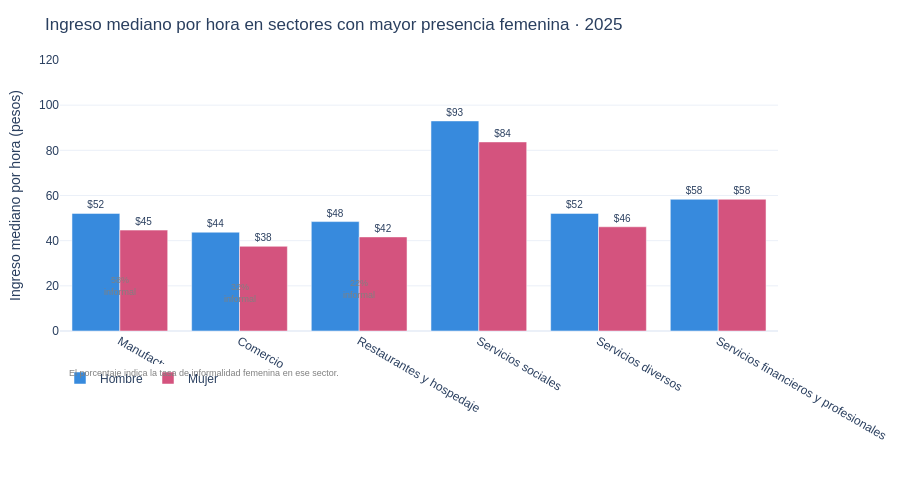

The cell this chart's notebook holds for it:
### Markdown cell above
## G4 — Ingreso por hora con informalidad como contexto

### Code cell
sectores_enfoque = [
    'Manufactura','Comercio','Restaurantes y hospedaje',
    'Servicios sociales','Servicios diversos','Servicios financieros y profesionales',
]

bs_focus = bs[bs['anio'] == anio_max].copy()
bs_focus = bs_focus[bs_focus['sector'].isin(sectores_enfoque)]

bs_long = bs_focus.melt(
    id_vars=['sector','brecha_pct'], value_vars=['Hombre','Mujer'],
    var_name='sexo', value_name='ingreso_hora'
).sort_values(['brecha_pct','sexo'], ascending=[False, True])

fig4 = px.bar(
    bs_long, x='sector', y='ingreso_hora', color='sexo',
    barmode='group', color_discrete_map=COLOR_MAPA, text='ingreso_hora',
    labels={'ingreso_hora':'Ingreso mediano por hora (pesos)','sector':'','sexo':''},
    title=f'Ingreso mediano por hora en sectores con mayor presencia femenina · {anio_max}',
    category_orders={'sector': sectores_enfoque},
)
fig4.update_traces(texttemplate='$%{text:.0f}', textposition='outside', textfont=dict(size=10))

# Informalidad femenina como anotación de contexto
inf_mujeres = inf[inf['sexo'] == 'Mujer'].set_index('sector')
for sector in ['Manufactura','Comercio','Restaurantes y hospedaje']:
    if sector in inf_mujeres.index:
        pct   = inf_mujeres.loc[sector, 'pct_informalidad']
        ing_m = bs_long[(bs_long['sector'] == sector) & (bs_long['sexo'] == 'Mujer')]['ingreso_hora'].values
        if len(ing_m) > 0:
            fig4.add_annotation(
                x=sector, y=ing_m[0] * 0.45,
                text=f'{pct:.0f}%<br>informal',
                showarrow=False, font=dict(size=9, color='gray'), align='center',
            )

fig4.add_annotation(
    xref='paper', yref='paper', x=0.01, y=-0.18,
    text='El porcentaje indica la tasa de informalidad femenina en ese sector.',
    showarrow=False, font=dict(size=9, color='gray'), xanchor='left',
)
fig4.update_layout(
    template='plotly_white', legend=dict(orientation='h', y=-0.12),
    margin=dict(t=60, b=90, l=60, r=40), height=480, yaxis=dict(range=[0, 120]),
    font=dict(family='Arial, sans-serif', size=12),
)

fig4.write_html(str(RUTA_DASH / 'g4_ingreso_sector_informalidad.html'), include_plotlyjs='cdn')
fig4.show()
print('G4 guardada.')

### Figure 1 — Plotly figure (JSON) as saved in the notebook; plotly's stock layout.template omitted (floating-point values rounded to 4 significant figures)
{"data": [{"alignmentgroup": "True", "hovertemplate": "=%{x}<br>Ingreso mediano por hora (pesos)=%{text}<extra></extra>", "legendgroup": "Hombre", "marker": {"color": "#378ADD", "pattern": {"shape": ""}}, "name": "Hombre", "offsetgroup": "Hombre", "orientation": "v", "showlegend": true, "text": [43.75, 52.08, 48.45, 52.08, 93.02, 58.33], "textfont": {"size": 10}, "textposition": "outside", "texttemplate": "$%{text:.0f}", "type": "bar", "x": ["Comercio", "Manufactura", "Restaurantes y hospedaje", "Servicios diversos", "Servicios sociales", "Servicios financieros y profesionales"], "xaxis": "x", "y": [43.75, 52.08, 48.45, 52.08, 93.02, 58.33], "yaxis": "y"}, {"alignmentgroup": "True", "hovertemplate": "=%{x}<br>Ingreso mediano por hora (pesos)=%{text}<extra></extra>", "legendgroup": "Mujer", "marker": {"color": "#D4537E", "pattern": {"shape": ""}}, "name": "Mujer", "offsetgroup": "Mujer", "orientation": "v", "showlegend": true, "text": [37.5, 44.68, 41.67, 46.15, 83.72, 58.33], "textfont": {"size": 10}, "textposition": "outside", "texttemplate": "$%{text:.0f}", "type": "bar", "x": ["Comercio", "Manufactura", "Restaurantes y hospedaje", "Servicios diversos", "Servicios sociales", "Servicios financieros y profesionales"], "xaxis": "x", "y": [37.5, 44.68, 41.67, 46.15, 83.72, 58.33], "yaxis": "y"}], "layout": {"annotations": [{"align": "center", "font": {"color": "gray", "size": 9}, "showarrow": false, "text": "58%<br>informal", "x": "Manufactura", "y": 20.11}, {"align": "center", "font": {"color": "gray", "size": 9}, "showarrow": false, "text": "32%<br>informal", "x": "Comercio", "y": 16.88}, {"align": "center", "font": {"color": "gray", "size": 9}, "showarrow": false, "text": "22%<br>informal", "x": "Restaurantes y hospedaje", "y": 18.75}, {"font": {"color": "gray", "size": 9}, "showarrow": false, "text": "El porcentaje indica la tasa de informalidad femenina en ese sector.", "x": 0.01, "xanchor": "left", "xref": "paper", "y": -0.18, "yref": "paper"}], "barmode": "group", "font": {"family": "Arial, sans-serif", "size": 12}, "height": 480, "legend": {"orientation": "h", "title": {"text": ""}, "tracegroupgap": 0, "y": -0.12}, "margin": {"b": 90, "l": 60, "r": 40, "t": 60}, "title": {"text": "Ingreso mediano por hora en sectores con mayor presencia femenina · 2025"}, "xaxis": {"anchor": "y", "categoryarray": ["Manufactura", "Comercio", "Restaurantes y hospedaje", "Servicios sociales", "Servicios diversos", "Servicios financieros y profesionales"], "categoryorder": "array", "domain": [0, 1], "title": {"text": ""}}, "yaxis": {"anchor": "x", "domain": [0, 1], "range": [0, 120], "title": {"text": "Ingreso mediano por hora (pesos)"}}}}
